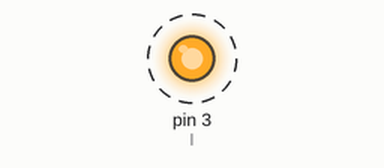
Recording of a sketch running on a simulated Arduino Uno, built with avr-gcc and run on an emulated ATmega328P. On the bench: output pins drawn as LEDs (lit = HIGH). Dashed ring = blinking.

Above: at 0.5 s.
Timing chart, 0 to 4.6 s (numbered marks = the images above):
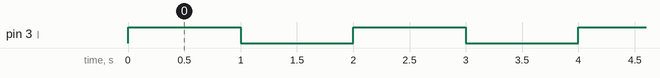

Measured:
- by itself, pin 3 (l): alternates HIGH for 1.0 s and LOW for 1.0 s

The sketch:

sketch_aug23a.ino
```cpp
int l=3;

void setup() {
  // put your setup code here, to run once:
pinMode(l, OUTPUT);
}

void loop() {
  // put your main code here, to run repeatedly:
digitalWrite(l, HIGH);
delay(1000);
digitalWrite(l, LOW);
delay(1000);
}
```
